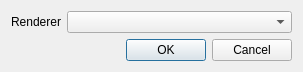
<?xml version="1.0" encoding="UTF-8"?>
<ui version="4.0">
 <class>RendererSelectionDialog</class>
 <widget class="QDialog" name="RendererSelectionDialog">
  <property name="geometry">
   <rect>
    <x>0</x>
    <y>0</y>
    <width>303</width>
    <height>69</height>
   </rect>
  </property>
  <property name="windowTitle">
   <string>Select Renderer</string>
  </property>
  <layout class="QVBoxLayout" name="verticalLayout">
   <item>
    <layout class="QFormLayout" name="formLayout">
     <item row="0" column="0">
      <widget class="QLabel" name="mRendererLabel">
       <property name="sizePolicy">
        <sizepolicy hsizetype="Minimum" vsizetype="Preferred">
         <horstretch>0</horstretch>
         <verstretch>0</verstretch>
        </sizepolicy>
       </property>
       <property name="text">
        <string>Renderer</string>
       </property>
      </widget>
     </item>
     <item row="0" column="1">
      <widget class="QComboBox" name="mRendererComboBox"/>
     </item>
    </layout>
   </item>
   <item>
    <widget class="QDialogButtonBox" name="mButtonBox">
     <property name="orientation">
      <enum>Qt::Horizontal</enum>
     </property>
     <property name="standardButtons">
      <set>QDialogButtonBox::Cancel|QDialogButtonBox::Ok</set>
     </property>
    </widget>
   </item>
  </layout>
 </widget>
 <resources/>
 <connections>
  <connection>
   <sender>mButtonBox</sender>
   <signal>accepted()</signal>
   <receiver>RendererSelectionDialog</receiver>
   <slot>accept()</slot>
   <hints>
    <hint type="sourcelabel">
     <x>248</x>
     <y>254</y>
    </hint>
    <hint type="destinationlabel">
     <x>157</x>
     <y>274</y>
    </hint>
   </hints>
  </connection>
  <connection>
   <sender>mButtonBox</sender>
   <signal>rejected()</signal>
   <receiver>RendererSelectionDialog</receiver>
   <slot>reject()</slot>
   <hints>
    <hint type="sourcelabel">
     <x>316</x>
     <y>260</y>
    </hint>
    <hint type="destinationlabel">
     <x>286</x>
     <y>274</y>
    </hint>
   </hints>
  </connection>
 </connections>
</ui>
